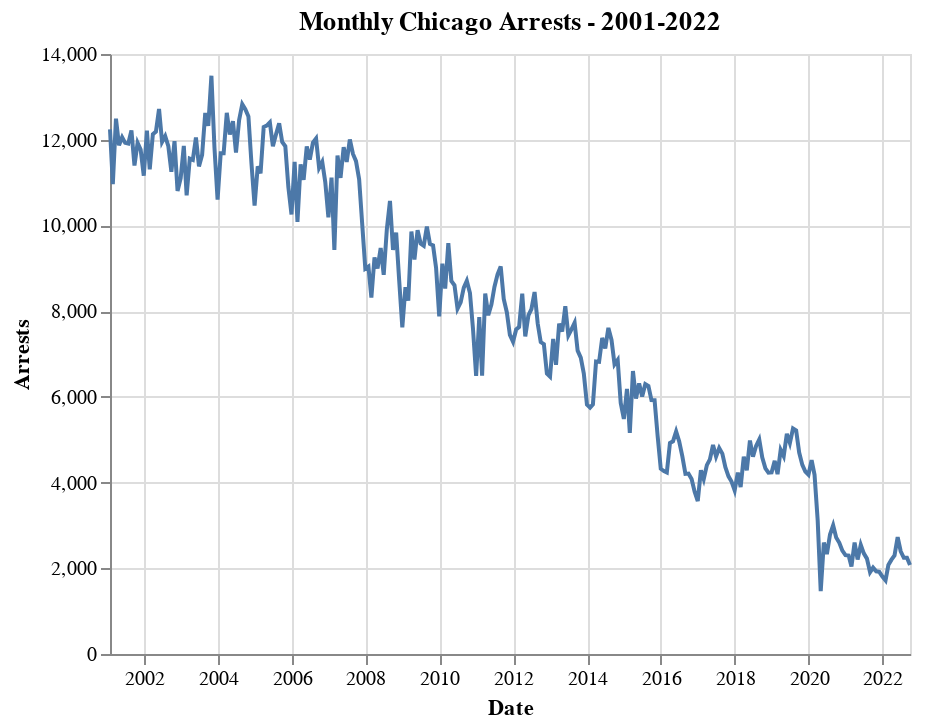

The notebook cell this image was saved under:
### Code cell
# plot monthly arrests
alt.Chart(monthly_arrests).mark_line().encode(
  x='Date:T',
  y='Arrests:Q'
).properties(title='Monthly Chicago Arrests - 2001-2022')

### Figure 1 — Vega-Lite specification as saved in the notebook (floating-point values rounded to 4 significant figures; data arrays with more than 128 entries replaced by an {"elided": "..."} marker saying what was removed)
{"config": {"view": {"continuousWidth": 400, "continuousHeight": 300}}, "data": {"name": "data-8fd3dd7e45fbb1c9f73307f852510bc2"}, "mark": "line", "encoding": {"x": {"type": "temporal", "field": "Date"}, "y": {"type": "quantitative", "field": "Arrests"}}, "title": "Monthly Chicago Arrests - 2001-2022", "$schema": "https://vega.github.io/schema/vega-lite/v4.8.1.json", "datasets": {"data-8fd3dd7e45fbb1c9f73307f852510bc2": {"elided": "261 records"}}}
